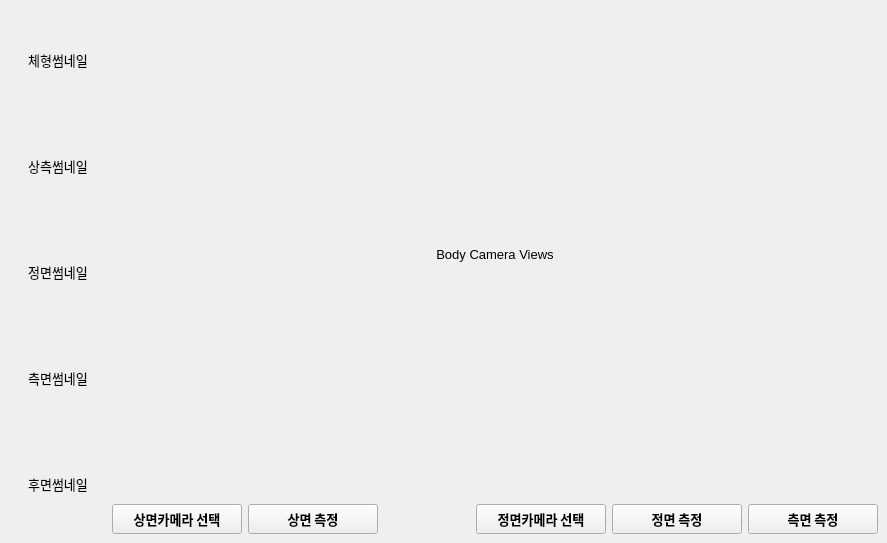
    <widget class="QWidget" name="tab">
     <attribute name="title">
      <string>체형측정</string>
     </attribute>
     <widget class="QWidget" name="">
      <property name="geometry">
       <rect>
        <x>10</x>
        <y>10</y>
        <width>868</width>
        <height>524</height>
       </rect>
      </property>
      <layout class="QHBoxLayout" name="horizontalLayout_14">
       <item>
        <layout class="QVBoxLayout" name="verticalLayout_7">
         <item>
          <widget class="ImgView" name="ivFootView">
           <property name="minimumSize">
            <size>
             <width>96</width>
             <height>96</height>
            </size>
           </property>
           <property name="font">
            <font>
             <family>Malgun Gothic</family>
             <pointsize>10</pointsize>
             <weight>50</weight>
             <bold>false</bold>
            </font>
           </property>
           <property name="text">
            <string>체형썸네일</string>
           </property>
           <property name="alignment">
            <set>Qt::AlignCenter</set>
           </property>
          </widget>
         </item>
         <item>
          <widget class="ImgView" name="ivBodyTopView">
           <property name="minimumSize">
            <size>
             <width>96</width>
             <height>96</height>
            </size>
           </property>
           <property name="font">
            <font>
             <family>Malgun Gothic</family>
             <pointsize>10</pointsize>
             <weight>50</weight>
             <bold>false</bold>
            </font>
           </property>
           <property name="text">
            <string>상측썸네일</string>
           </property>
           <property name="alignment">
            <set>Qt::AlignCenter</set>
           </property>
          </widget>
         </item>
         <item>
          <widget class="ImgView" name="ivBodyFrontView">
           <property name="minimumSize">
            <size>
             <width>96</width>
             <height>96</height>
            </size>
           </property>
           <property name="font">
            <font>
             <family>Malgun Gothic</family>
             <pointsize>10</pointsize>
             <weight>50</weight>
             <bold>false</bold>
            </font>
           </property>
           <property name="text">
            <string>정면썸네일</string>
           </property>
           <property name="alignment">
            <set>Qt::AlignCenter</set>
           </property>
          </widget>
         </item>
         <item>
          <widget class="ImgView" name="ivBodySideView">
           <property name="minimumSize">
            <size>
             <width>96</width>
             <height>96</height>
            </size>
           </property>
           <property name="font">
            <font>
             <family>Malgun Gothic</family>
             <pointsize>10</pointsize>
             <weight>50</weight>
             <bold>false</bold>
            </font>
           </property>
           <property name="text">
            <string>측면썸네일</string>
           </property>
           <property name="alignment">
            <set>Qt::AlignCenter</set>
           </property>
          </widget>
         </item>
         <item>
          <widget class="ImgView" name="ivBodyBackView">
           <property name="minimumSize">
            <size>
             <width>96</width>
             <height>96</height>
            </size>
           </property>
           <property name="font">
            <font>
             <family>Malgun Gothic</family>
             <pointsize>10</pointsize>
             <weight>50</weight>
             <bold>false</bold>
            </font>
           </property>
           <property name="text">
            <string>후면썸네일</string>
           </property>
           <property name="alignment">
            <set>Qt::AlignCenter</set>
           </property>
          </widget>
         </item>
        </layout>
       </item>
       <item>
        <layout class="QVBoxLayout" name="verticalLayout_14">
         <item>
          <layout class="QHBoxLayout" name="horizontalLayout">
           <item>
            <spacer name="horizontalSpacer">
             <property name="orientation">
              <enum>Qt::Horizontal</enum>
             </property>
             <property name="sizeHint" stdset="0">
              <size>
               <width>40</width>
               <height>20</height>
              </size>
             </property>
            </spacer>
           </item>
           <item>
            <widget class="ImgView" name="ivBodyCameraViews">
             <property name="minimumSize">
              <size>
               <width>640</width>
               <height>480</height>
              </size>
             </property>
             <property name="font">
              <font>
               <pointsize>10</pointsize>
              </font>
             </property>
             <property name="frameShape">
              <enum>QFrame::NoFrame</enum>
             </property>
             <property name="text">
              <string>Body Camera Views</string>
             </property>
             <property name="alignment">
              <set>Qt::AlignCenter</set>
             </property>
            </widget>
           </item>
           <item>
            <spacer name="horizontalSpacer_2">
             <property name="orientation">
              <enum>Qt::Horizontal</enum>
             </property>
             <property name="sizeHint" stdset="0">
              <size>
               <width>40</width>
               <height>20</height>
              </size>
             </property>
            </spacer>
           </item>
          </layout>
         </item>
         <item>
          <layout class="QHBoxLayout" name="horizontalLayout_13">
           <item>
            <widget class="QPushButton" name="pbSelectUpperCamera">
             <property name="minimumSize">
              <size>
               <width>130</width>
               <height>30</height>
              </size>
             </property>
             <property name="font">
              <font>
               <family>Malgun Gothic</family>
               <pointsize>10</pointsize>
               <weight>75</weight>
               <bold>true</bold>
              </font>
             </property>
             <property name="text">
              <string>상면카메라 선택</string>
             </property>
            </widget>
           </item>
           <item>
            <widget class="QPushButton" name="pbUpperCapture">
             <property name="minimumSize">
              <size>
               <width>130</width>
               <height>30</height>
              </size>
             </property>
             <property name="font">
              <font>
               <family>Malgun Gothic</family>
               <pointsize>10</pointsize>
               <weight>75</weight>
               <bold>true</bold>
              </font>
             </property>
             <property name="text">
              <string>상면 측정</string>
             </property>
            </widget>
           </item>
           <item>
            <spacer name="horizontalSpacer_3">
             <property name="orientation">
              <enum>Qt::Horizontal</enum>
             </property>
             <property name="sizeHint" stdset="0">
              <size>
               <width>78</width>
               <height>17</height>
              </size>
             </property>
            </spacer>
           </item>
           <item>
            <widget class="QPushButton" name="pbSelectBodyCamera">
             <property name="minimumSize">
              <size>
               <width>130</width>
               <height>30</height>
              </size>
             </property>
             <property name="font">
              <font>
               <family>Malgun Gothic</family>
               <pointsize>10</pointsize>
               <weight>75</weight>
               <bold>true</bold>
              </font>
             </property>
             <property name="text">
              <string>정면카메라 선택</string>
             </property>
            </widget>
           </item>
           <item>
            <widget class="QPushButton" name="pbFrontCapture">
             <property name="minimumSize">
              <size>
               <width>130</width>
               <height>30</height>
              </size>
             </property>
             <property name="font">
              <font>
               <family>Malgun Gothic</family>
               <pointsize>10</pointsize>
               <weight>75</weight>
               <bold>true</bold>
              </font>
             </property>
             <property name="text">
              <string>정면 측정</string>
             </property>
            </widget>
           </item>
           <item>
            <widget class="QPushButton" name="pbSideCapture">
             <property name="minimumSize">
              <size>
               <width>130</width>
               <height>30</height>
              </size>
             </property>
             <property name="font">
              <font>
               <family>Malgun Gothic</family>
               <pointsize>10</pointsize>
               <weight>75</weight>
               <bold>true</bold>
              </font>
             </property>
             <property name="text">
              <string>측면 측정</string>
             </property>
            </widget>
           </item>
          </layout>
         </item>
        </layout>
       </item>
      </layout>
     </widget>
    </widget>
